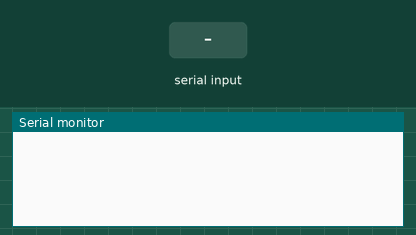
Recording of a sketch running on a simulated Arduino Uno, built with avr-gcc and run on an emulated ATmega328P. Shown: the last lines printed to the serial monitor. Inputs (shaded band) come from the test bench. Random numbers use the default seed unless the sketch sets one.

Above: at 1.2 s.
1.3 s: "getValues\n" received over Serial
At 1.6 s:
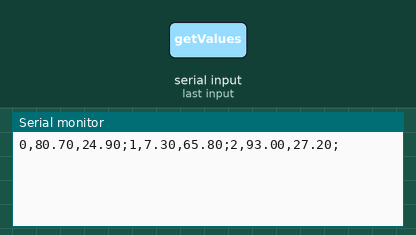
2.8 s: byte 10 ('\n') received over Serial
At 3.6 s:
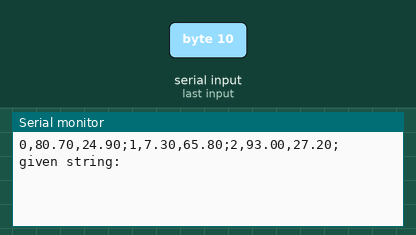
4.3 s: "1\n" received over Serial
At 4.8 s:
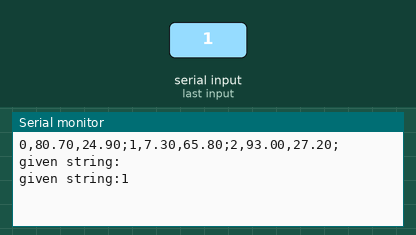

The sketch:

SerialEventX_old.ino
```cpp
String inputString = "";
bool stringComplete = false;

void setup() {
  // initialize serial:
  Serial.begin(9600);

  //Serial.write("begin...");
  inputString.reserve(200);
}

void loop() {
  // print the string when a newline arrives:
  if (stringComplete) {

    if(inputString.startsWith("getValues"))
    {
      String str= "";
      for(int i = 0 ; i < 3; i++)
      {
        float usage = random(1000) /10.0;
        float freeusage = random(1000) /10.0;
        str.concat(i);
        str.concat(",");
        str.concat(usage);
        str.concat(",");
        str.concat(freeusage);
        str.concat(";");
      }

      Serial.println(str.c_str());
    }else
    {
        Serial.print("given string:");
        Serial.println(inputString.c_str());
    }


    // clear the string:
    inputString = "";
    stringComplete = false;
  }
}

void serialEvent() {
  while (Serial.available()) {
    // get the new byte:
    char inChar = (char)Serial.read();
    // add it to the inputString:
    inputString += inChar;
    // if the incoming character is a newline, set a flag so the main loop can
    // do something about it:
    if (inChar == '\n') {
      stringComplete = true;
    }
  }
}
```

Measured:
- after the input at 1.3 s, the serial monitor: prints a new line at once (image 1)
- after the input at 2.8 s, the serial monitor: prints a new line at once (image 2)
- after the input at 4.3 s, the serial monitor: prints a new line at once (image 3)
